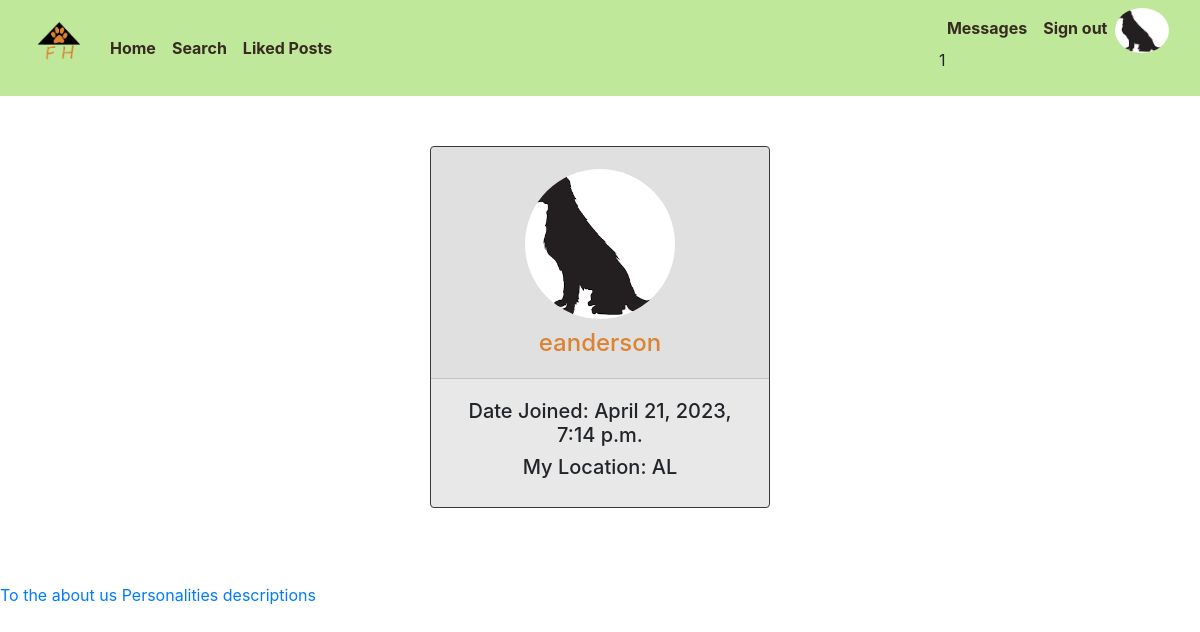
Before: /6 (signed in) with the older database file.
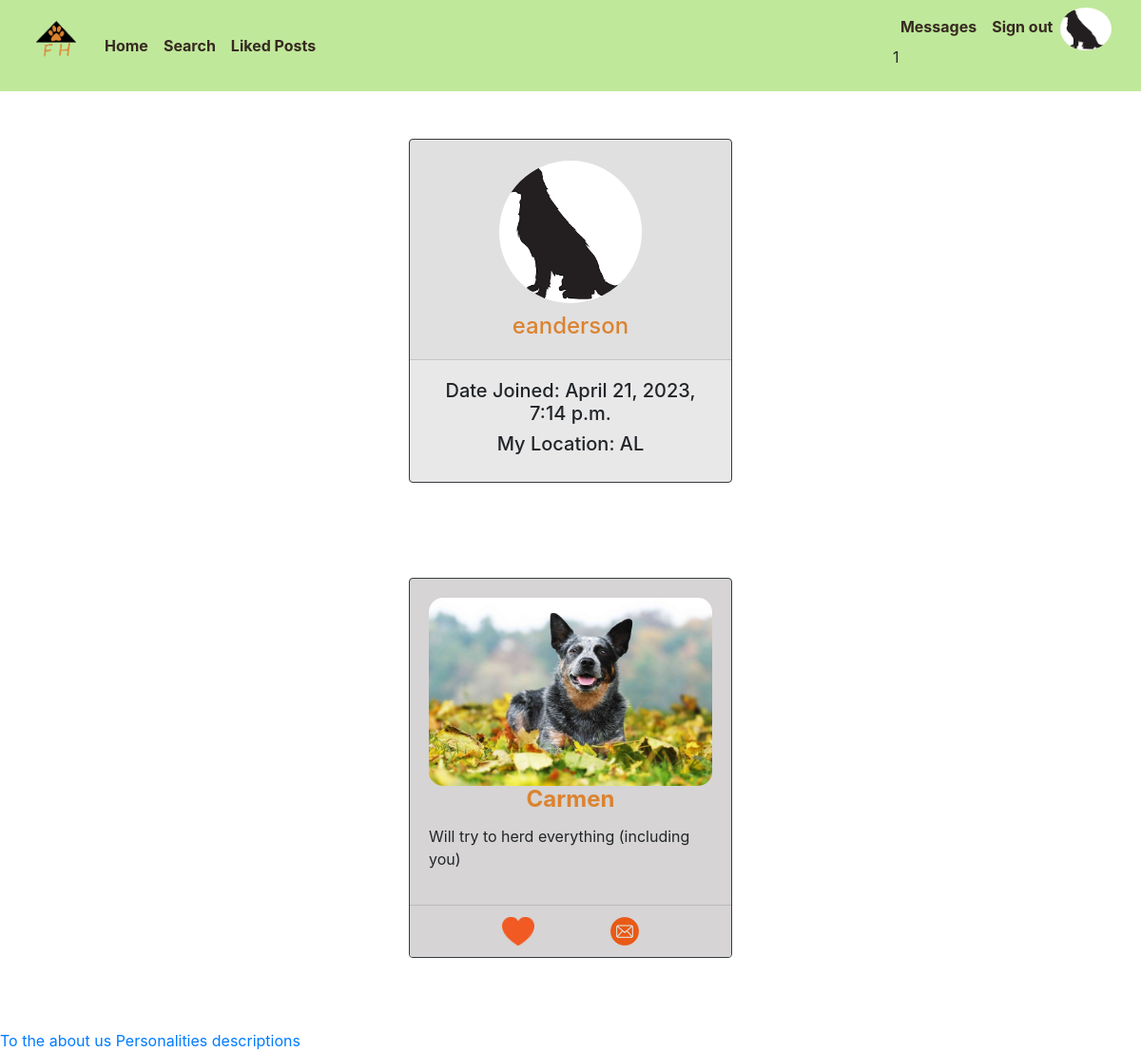
After: the same page with the newer database file.
### pet_post_app/models.py (models this page shows)
class Post(models.Model):
    id = models.AutoField(primary_key=True)
    picture_of_dog = models.ImageField(upload_to=get_profile_image_filepath, default="default_pfp.png")
    name = models.CharField(max_length=50)
    breed = models.CharField(max_length=50)
    age = models.IntegerField()
    personality = models.CharField(max_length=40, choices= PERSONALITY_CHOICES, default="CALM")
    size = models.CharField(max_length=2, choices=SIZE_CHOICES, default="MD")
    description = models.CharField(max_length=500)
    profile_that_posted_pet = models.ForeignKey('profile_app.Profile', on_delete=models.CASCADE)
    good_with_pets = models.BooleanField()
    good_with_kids = models.BooleanField()
    problems_and_disabilities = models.CharField(max_length=500)

### profile_app/views.py (the view)
# urls.py: path('<int:userID>', views.profile, name='userprofile'),
def profile(request, *args, **kwargs):
    userID = kwargs.get('userID')
    profile_dict = {}
    try:
        profile = Profile.objects.get(pk=userID)
    except:
        return HttpResponse('That user doesn\'t exist.')
    if profile:
        profile_dict['userID'] = profile.userID
        profile_dict['username'] = profile.username
        profile_dict['email'] = profile.email
        profile_dict['profile_picture'] = profile.profile_picture.url
        profile_dict['posts'] = Post.objects.order_by('id')
    is_self = True
    user = request.user
    if user.is_authenticated and user != profile:
        is_self = False
    elif not user.is_authenticated:
        is_self = False
    profile_dict['is_self'] = is_self
    return render(request, 'profile_app/userprofile.html', context=profile_dict)

### profile_app/templates/profile_app/userprofile.html (shortened to what this page needs)
<!DOCTYPE html>
<html lang="en">
  {%extends 'base_page.html'%} {% block content %}
  <head>
    {% load static %}
    <link
      rel="stylesheet"
      href="{% static 'profile_app/css/user_profile_styles.css' %}"
    />
  </head>
  <body>
    <div class="container container-fluid">
      <div class="row justify-content-center">
        <div class="card border-dark w-75 pfp-card">
          <div class="card-header">
            <center>
              <img
                class="pfp"
                src="{{request.user.profile_picture.url}}"
                alt="{{request.user.username}}'s profile picture"
              />
            </center>
            <h4><center>{{request.user.username}}</center></h4>
          </div>
          <center>
            <div class="card-body body-bg">
              <h5>Date Joined: {{request.user.date_joined}}</h5>
              <h5>My Location: {{request.user.location}}</h5>
            </div>
          </center>
        </div>
      </div>
    </div>
    {%for post in posts%}
    {%if post.profile_that_posted_pet.userID == user.userID%}
    <div class="container container-fluid">
      <div class="row justify-content-center">
        <div class="card border-dark w-75">
          <div class="card-body body-bg">
            <div class="d-flex flex-column pb-3 card-info">
              <img
                src="{{post.picture_of_dog}}"
                class="card-img-top"
                alt="A picture of {{post.name}}."
              />
              <div class="card-info">
                {% if post.id %}
                <h4 class="card-title">
                    <center><b>{{post.name}}</b></a></center>
                </h4>
                {%endif%}
                <div>
                  <p class="card-text">{{post.description}}</p>
                </div>
              </div>
            </div>
          </div>
          <div class="card-footer card-info message-icon">
              <a href="#">
                <img
                  class="post-link-image"
                  src="{% static 'heart-filled.png'%}"
                  height="30"
                />
              </a>
              {% if post.profile_that_posted_pet.userID > request.user.userID %}
              <td>
                <a
                  href="{% url 'messages' id1=post.profile_that_posted_pet.userID  id2=request.user.userID%}"
                >
                  <img
                    class="post-link-image"
                    src="{% static 'orange_message_icon.png'%}"
                    height="30"
                  />
                </a>
              </td>
              {% else %}
              <td>
                <a
                  href="{% url 'messages' id1=request.user.userID id2=post.profile_that_posted_pet.userID %}"
                >
                  <img
                    class="post-link-image"
                    src="{% static 'orange_message_icon.png'%}"
                    height="30"
                  />
                </a>
              </td>
              {% endif %}
            </div>
        </div>
      </div>
      {%endif%}
      {%endfor%}
    </div>
    {% endblock content %}

Changed rows visible on the page:
now on this page (row edited): Post: picture_of_dog (picture), name "Carmen", description "Will try to herd everything (including you)"
